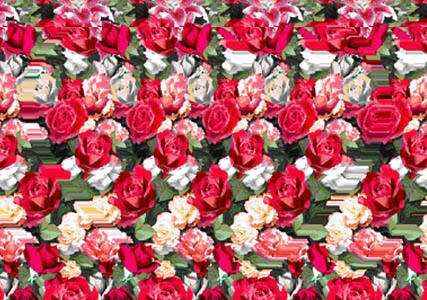
#> input picture ofdm_3/image2.jpg, 427 x 300 px
$ python final.py
#> lines starting #> are read from the running program, lines starting #| are printed output that depends on the picture
import numpy as np
import matplotlib.pyplot as plt
from scipy.spatial import distance
from scipy.signal import convolve
from skimage.io import imread
from skimage.color import rgb2gray
from skimage.util import img_as_ubyte

# Simulation parameters
mod_method = 'QPSK'
ch_est_method = 'MMSE'
n_fft = 64
n_cpe = 16
snr = 30
n_taps = 4
ch_est_method = 'LS'

# Modulation methods
mod_methods = {'BPSK': 1, 'QPSK': 2, '8PSK': 3, '16QAM': 4, '32QAM': 5, '64QAM': 6}
mod_order = mod_methods[mod_method]

# Load and process image
im = imread('image2.jpg', as_gray=True)  # Read image as grayscale
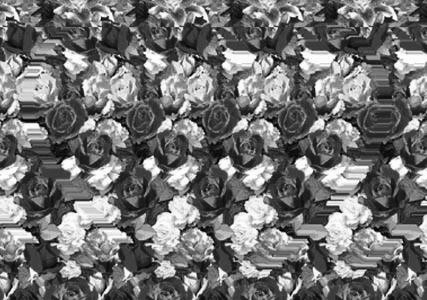
#> im: shape (300, 427) float64; min 0.000565, max 1, mean 0.449
im = img_as_ubyte(im)
im_bin = ''.join(format(byte, '08b') for byte in im.ravel())

# Convert binary stream to symbols
sym_rem = (mod_order - len(im_bin) % mod_order) % mod_order
#> sym_rem = 0
im_bin_padded = im_bin + '0' * sym_rem
if mod_order == 1:  # Special case for BPSK
    symbols = [int(bit) for bit in im_bin_padded]
else:
    symbols = [int(im_bin_padded[i:i+mod_order], 2)
               for i in range(0, len(im_bin_padded), mod_order) ]
#> symbols = 512400 items

# [24 lines of commented-out code are left out]
if mod_order == 2:  # QPSK
    mod_ind = 2 ** mod_order  # 4 symbols
    angles = np.linspace(0, 2 * np.pi, 2 ** mod_order, endpoint=False) + np.pi / 4
    symbol_book = np.cos(angles) + 1j * np.sin(angles)  # Chòm sao QPSK


# Verify symbols and symbol book match
assert max(symbols) < len(symbol_book), "Symbol index out of range for symbol book"

# Modulate data
X = np.array([symbol_book[s] for s in symbols])

# IFFT and add cyclic prefix
fft_rem = (n_fft - len(X) % n_fft) % n_fft
#> fft_rem = 48
X_padded = np.concatenate([X, np.zeros(fft_rem)])
X_blocks = X_padded.reshape(-1, n_fft)
x = np.fft.ifft(X_blocks, axis=1)
x_cpe = np.hstack([x[:, -n_cpe:], x])
x_s = x_cpe.ravel()

# Add noise
data_pwr = np.mean(np.abs(x_s)**2)
#> data_pwr = 0.0154
noise_pwr = data_pwr / 10**(snr / 10)
#> noise_pwr = 1.54e-05
noise = np.sqrt(noise_pwr / 2) * (np.random.randn(*x_s.shape) + 1j * np.random.randn(*x_s.shape))
x_s_noise = x_s + noise

# Apply fading channel
g = np.exp(-np.arange(n_taps))
g /= np.linalg.norm(g)
x_s_noise_fading = convolve(x_s_noise, g, mode='same')

# FFT and remove cyclic prefix
x_p = x_s_noise_fading.reshape(-1, n_fft + n_cpe)
x_p_cpr = x_p[:, n_cpe:]
X_hat_blocks = np.fft.fft(x_p_cpr, axis=1)

# Channel estimation MMSE
# if n_taps > 1 and ch_est_method == 'LS':
#     G = X_hat_blocks[:, 0] / X_blocks[:, 0]
#     X_hat_blocks /= G[:, None]

R_n = noise_pwr * np.eye(n_fft)
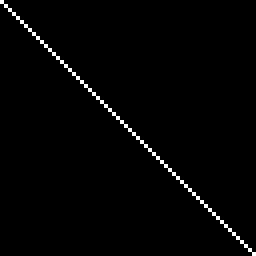
#> R_n: shape (64, 64) float64 (shown 4 times larger); values 0 (black) and 1.54e-05 (white), 1.6% white in thin lines or dots
H = np.fft.fft(np.hstack([g, np.zeros(n_fft - n_taps)]))  # Kênh trong miền tần số
H_diag = np.diag(H)  # Tạo ma trận chéo
H_MMSE = np.linalg.inv(H_diag.conj().T @ H_diag + R_n) @ H_diag.conj().T
X_hat_blocks = H_MMSE @ X_hat_blocks.T
X_hat_blocks = X_hat_blocks.T


# Demodulation
X_hat = X_hat_blocks.ravel()[:len(X)]
#rec_syms = np.array([np.argmin(distance.cdist([[z.real, z.imag]], np.c_[symbol_book.real, symbol_book.imag])) for z in X_hat])
rec_syms = [np.argmin(np.abs(symbol_book - z)) for z in X_hat]
#> rec_syms = 512400 items

# Convert symbols back to binary
rec_bin = ''.join(format(s, f'0{mod_order}b') for s in rec_syms)
rec_bin = rec_bin[:len(im_bin)]

# Calculate BER
bit_errors = sum(a != b for a, b in zip(im_bin, rec_bin))
#> bit_errors = 509341
ber = bit_errors / len(im_bin)
#> ber = 0.497

# Recover image
rec_bin = rec_bin[:len(im_bin)]  # Đảm bảo đúng kích thước gốc
rec_im = np.array([int(rec_bin[i:i+8], 2) for i in range(0, len(rec_bin), 8)], dtype=np.uint8)
rec_im = rec_im.reshape(im.shape)
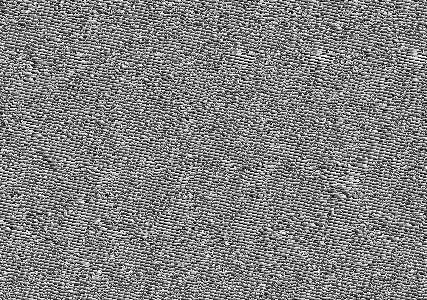
#> rec_im: shape (300, 427); min 0, max 255, mean 128.1

# Plot results
plt.figure(figsize=(10, 10))
plt.subplot(2, 2, 1)
plt.scatter(X.real, X.imag, s=10, label="Transmit Constellation")
plt.title(f"Transmit Constellation ({mod_method})")
plt.xlabel("In-Phase")
plt.ylabel("Quadrature")
plt.grid()

plt.subplot(2, 2, 2)
plt.scatter(X_hat.real, X_hat.imag, s=10, label="Received Constellation")
plt.title(f"Received Constellation (Measured SNR: {snr:.2f} dB)")
plt.xlabel("In-Phase")
plt.ylabel("Quadrature")
plt.grid()

plt.subplot(2, 2, 3)
plt.imshow(im, cmap='gray')
plt.title("Original Image")

plt.subplot(2, 2, 4)
plt.imshow(rec_im, cmap='gray')
plt.title(f"Recovered Image (BER: {ber:.2g})")

plt.tight_layout()
plt.savefig('Result3.png')
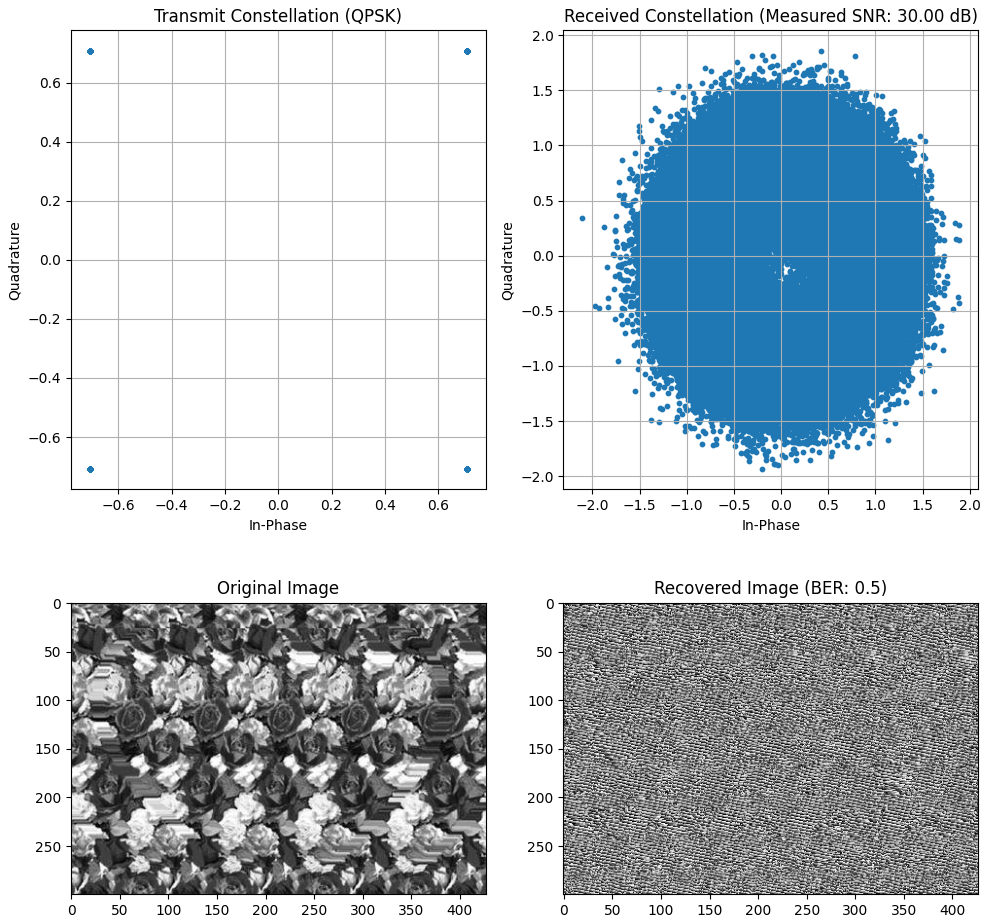
#> figure drawn by matplotlib, 4 panels
plt.show()
